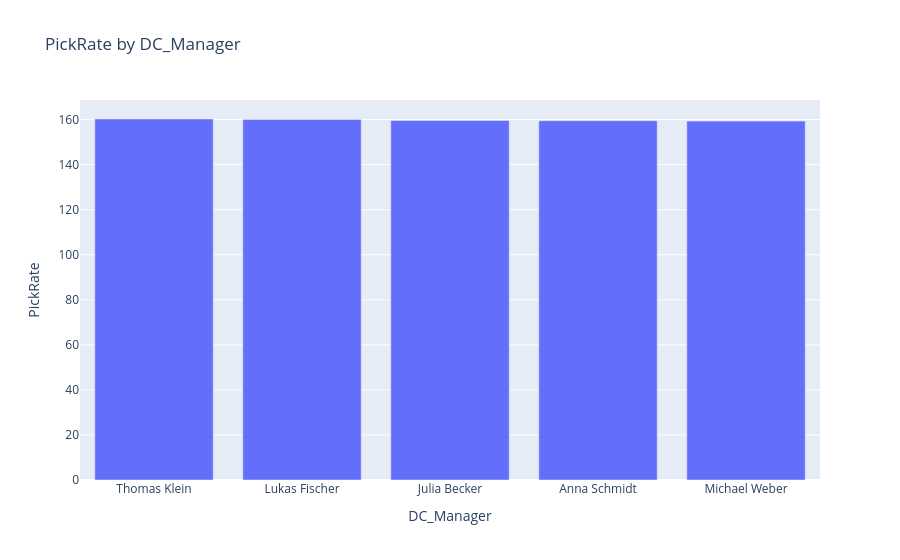

The code cell stored with this chart in its notebook:
### Code cell
#SHOW 

question = "Show chart comparing PickRate across DC_Manager"

assistant_result = warehouse_ai_assistant(
    question=question,
    data=df,
    kpi_rules=kpi_rules
)

print("QUESTION:")
print(assistant_result["question"])

print("\nAI ANSWER:")
print(assistant_result["ai_answer"])

print("\nCHART INTENT:")
print(assistant_result["chart_intent"])

print("\nCHART DATA:")
display(assistant_result["chart_data"])

if assistant_result["figure"] is not None:
    assistant_result["figure"].show()
else:
    print("No chart was generated.")

### Figure 1 — Plotly figure (JSON) as saved in the notebook; plotly's stock layout.template omitted (floating-point values rounded to 4 significant figures)
{"data": [{"hovertemplate": "DC_Manager=%{x}<br>PickRate=%{y}<extra></extra>", "legendgroup": "", "marker": {"color": "#636efa", "pattern": {"shape": ""}}, "name": "", "orientation": "v", "showlegend": false, "textposition": "auto", "type": "bar", "x": ["Thomas Klein", "Lukas Fischer", "Julia Becker", "Anna Schmidt", "Michael Weber"], "xaxis": "x", "y": [160.3, 160.1, 159.6, 159.5, 159.3], "yaxis": "y"}], "layout": {"barmode": "relative", "legend": {"tracegroupgap": 0}, "title": {"text": "PickRate by DC_Manager"}, "xaxis": {"anchor": "y", "domain": [0, 1], "title": {"text": "DC_Manager"}}, "yaxis": {"anchor": "x", "domain": [0, 1], "title": {"text": "PickRate"}}}}
